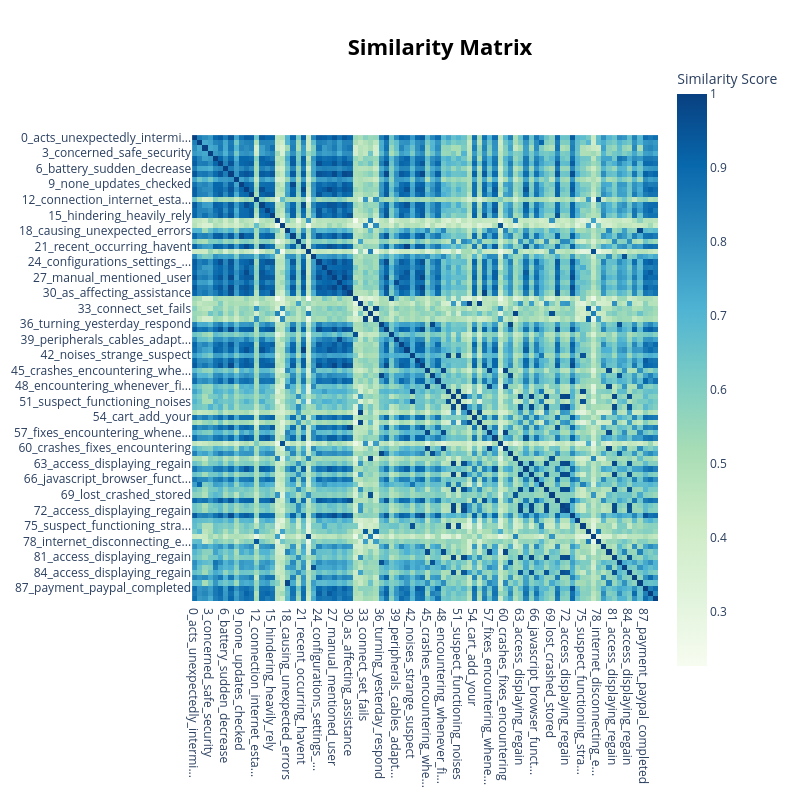

This figure's notebook cell:
### Code cell
# Heatmap of Topic Similarities
fig_heatmap = topic_model.visualize_heatmap()
fig_heatmap.write_html(os.path.join(figures_dir, 'bertopic_heatmap.html'))
fig_heatmap.write_image(os.path.join(figures_dir, 'bertopic_heatmap.png'), scale=2)
display(fig_heatmap)

### Figure 1 — Plotly figure (JSON) as saved in the notebook; plotly's stock layout.template omitted (floating-point values rounded to 4 significant figures; data arrays with more than 128 entries replaced by an {"elided": "..."} marker saying what was removed)
{"data": [{"coloraxis": "coloraxis", "hovertemplate": "x: %{x}<br>y: %{y}<br>Similarity Score: %{z}<extra></extra>", "name": "0", "type": "heatmap", "x": ["0_acts_unexpectedly_intermi...", "1_errormessage_popping_pecu...", "2_desired_through_find", "3_concerned_safe_security", "4_afterward_firmware_happen...", "5_factory_performed_hoping", "6_battery_sudden_decrease", "7_remains_unresolved_contac...", "8_charger_charging_came", "9_none_updates_checked", "10_others_similar_reported", "11_consistently_occurs_feat...", "12_connection_internet_esta...", "13_model_widespread_experie...", "14_cache_clearing_app", "15_hindering_heavily_rely", "16_encountered_documents_re...", "17_connecting_wifi_detect", "18_causing_unexpected_errors", "19_latest_running_version", "20_locked_unlock_account", "21_recent_occurring_havent", "22_deleted_accidentally_imp...", "23_glitch_freezes_frequently", "24_configurations_settings_...", "25_might_hardwarerelated_re...", "26_correctly_configured_eve...", "27_manual_mentioned_user", "28_cables_adapters_peripher...", "29_official_reviewed_website", "30_as_affecting_assistance", "31_flickering_hardware_screen", "32_password_forgotten_account", "33_connect_set_fails", "34_lost_stored_crashed", "35_set_fails_connect", "36_turning_yesterday_respond", "37_support_troubleshooting_...", "38_flickering_hardware_screen", "39_peripherals_cables_adapt...", "40_price_troubleshooting_pe...", "41_occurring_recent_havent", "42_noises_strange_suspect", "43_card_credit_gift", "44_tutorials_luck_community", "45_crashes_encountering_whe...", "46_turning_yesterday_respond", "47_refund_refunds_customer", "48_encountering_whenever_fi...", "49_noises_suspect_functioning", "50_access_displaying_regain", "51_suspect_functioning_noises", "52_access_displaying_regain", "53_password_account_forgotten", "54_cart_add_your", "55_password_account_forgotten", "56_as_affecting_soon", "57_fixes_encountering_whene...", "58_app_apps_347", "59_connecting_trouble_home", "60_crashes_fixes_encountering", "61_turning_yesterday_respond", "62_lost_stored_crashed", "63_access_displaying_regain", "64_android_ipad_app", "65_access_displaying_regain", "66_javascript_browser_funct...", "67_suspect_functioning_stra...", "68_access_displaying_regain", "69_lost_crashed_stored", "70_as_productivity_affecting", "71_access_regain_displaying", "72_access_displaying_regain", "73_user_loan_manual", "74_disqus_powered_javascript", "75_suspect_functioning_stra...", "76_fails_connect_up", "77_deleted_accidentally_urg...", "78_internet_disconnecting_e...", "79_productpurchasement_if_e...", "80_fixes_encountering_whene...", "81_access_displaying_regain", "82_turning_yesterday_respond", "83_freezes_frequently_glitch", "84_access_displaying_regain", "85_productpurchases_support...", "86_unexpected_causing_errors", "87_payment_paypal_completed", "88_configured_correctly_pro...", "89_invoice_will_widespread"], "xaxis": "x", "y": ["0_acts_unexpectedly_intermi...", "1_errormessage_popping_pecu...", "2_desired_through_find", "3_concerned_safe_security", "4_afterward_firmware_happen...", "5_factory_performed_hoping", "6_battery_sudden_decrease", "7_remains_unresolved_contac...", "8_charger_charging_came", "9_none_updates_checked", "10_others_similar_reported", "11_consistently_occurs_feat...", "12_connection_internet_esta...", "13_model_widespread_experie...", "14_cache_clearing_app", "15_hindering_heavily_rely", "16_encountered_documents_re...", "17_connecting_wifi_detect", "18_causing_unexpected_errors", "19_latest_running_version", "20_locked_unlock_account", "21_recent_occurring_havent", "22_deleted_accidentally_imp...", "23_glitch_freezes_frequently", "24_configurations_settings_...", "25_might_hardwarerelated_re...", "26_correctly_configured_eve...", "27_manual_mentioned_user", "28_cables_adapters_peripher...", "29_official_reviewed_website", "30_as_affecting_assistance", "31_flickering_hardware_screen", "32_password_forgotten_account", "33_connect_set_fails", "34_lost_stored_crashed", "35_set_fails_connect", "36_turning_yesterday_respond", "37_support_troubleshooting_...", "38_flickering_hardware_screen", "39_peripherals_cables_adapt...", "40_price_troubleshooting_pe...", "41_occurring_recent_havent", "42_noises_strange_suspect", "43_card_credit_gift", "44_tutorials_luck_community", "45_crashes_encountering_whe...", "46_turning_yesterday_respond", "47_refund_refunds_customer", "48_encountering_whenever_fi...", "49_noises_suspect_functioning", "50_access_displaying_regain", "51_suspect_functioning_noises", "52_access_displaying_regain", "53_password_account_forgotten", "54_cart_add_your", "55_password_account_forgotten", "56_as_affecting_soon", "57_fixes_encountering_whene...", "58_app_apps_347", "59_connecting_trouble_home", "60_crashes_fixes_encountering", "61_turning_yesterday_respond", "62_lost_stored_crashed", "63_access_displaying_regain", "64_android_ipad_app", "65_access_displaying_regain", "66_javascript_browser_funct...", "67_suspect_functioning_stra...", "68_access_displaying_regain", "69_lost_crashed_stored", "70_as_productivity_affecting", "71_access_regain_displaying", "72_access_displaying_regain", "73_user_loan_manual", "74_disqus_powered_javascript", "75_suspect_functioning_stra...", "76_fails_connect_up", "77_deleted_accidentally_urg...", "78_internet_disconnecting_e...", "79_productpurchasement_if_e...", "80_fixes_encountering_whene...", "81_access_displaying_regain", "82_turning_yesterday_respond", "83_freezes_frequently_glitch", "84_access_displaying_regain", "85_productpurchases_support...", "86_unexpected_causing_errors", "87_payment_paypal_completed", "88_configured_correctly_pro...", "89_invoice_will_widespread"], "yaxis": "y", "z": {"elided": "90x90 float values"}}], "layout": {"coloraxis": {"colorbar": {"title": {"text": "Similarity Score"}}, "colorscale": [[0, "rgb(247,252,240)"], [0.125, "rgb(224,243,219)"], [0.25, "rgb(204,235,197)"], [0.375, "rgb(168,221,181)"], [0.5, "rgb(123,204,196)"], [0.625, "rgb(78,179,211)"], [0.75, "rgb(43,140,190)"], [0.875, "rgb(8,104,172)"], [1, "rgb(8,64,129)"]]}, "height": 800, "hoverlabel": {"bgcolor": "white", "font": {"family": "Rockwell", "size": 16}}, "legend": {"title": {"text": "Trend"}}, "margin": {"t": 60}, "showlegend": true, "title": {"font": {"color": "Black", "size": 22}, "text": "<b>Similarity Matrix</b>", "x": 0.55, "xanchor": "center", "y": 0.95, "yanchor": "top"}, "width": 800, "xaxis": {"anchor": "y", "constrain": "domain", "domain": [0, 1], "scaleanchor": "y"}, "yaxis": {"anchor": "x", "autorange": "reversed", "constrain": "domain", "domain": [0, 1]}}}
